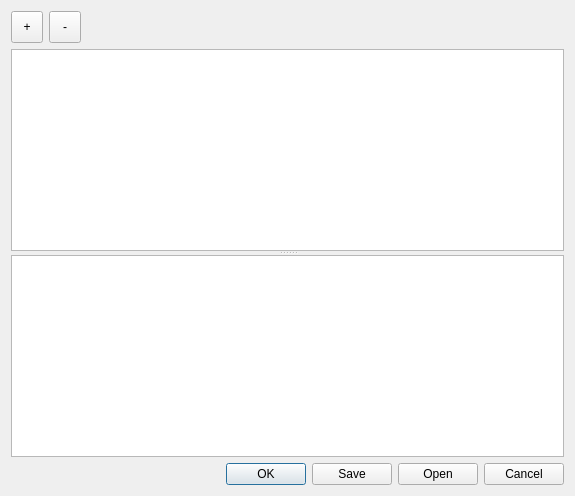
<?xml version="1.0" encoding="UTF-8"?>
<ui version="4.0">
 <class>CutListDialog</class>
 <widget class="QDialog" name="CutListDialog">
  <property name="geometry">
   <rect>
    <x>0</x>
    <y>0</y>
    <width>575</width>
    <height>496</height>
   </rect>
  </property>
  <property name="windowTitle">
   <string>Edit Cut List</string>
  </property>
  <layout class="QVBoxLayout" name="verticalLayout">
   <item>
    <layout class="QHBoxLayout" name="horizontalLayout">
     <item>
      <widget class="QToolButton" name="addButton">
       <property name="minimumSize">
        <size>
         <width>32</width>
         <height>32</height>
        </size>
       </property>
       <property name="text">
        <string>+</string>
       </property>
      </widget>
     </item>
     <item>
      <widget class="QToolButton" name="removeButton">
       <property name="minimumSize">
        <size>
         <width>32</width>
         <height>32</height>
        </size>
       </property>
       <property name="text">
        <string>-</string>
       </property>
      </widget>
     </item>
     <item>
      <spacer name="horizontalSpacer">
       <property name="orientation">
        <enum>Qt::Horizontal</enum>
       </property>
       <property name="sizeHint" stdset="0">
        <size>
         <width>40</width>
         <height>20</height>
        </size>
       </property>
      </spacer>
     </item>
    </layout>
   </item>
   <item>
    <widget class="QSplitter" name="splitter">
     <property name="orientation">
      <enum>Qt::Vertical</enum>
     </property>
     <widget class="QTableView" name="tableView"/>
     <widget class="QPlainTextEdit" name="logTextEdit">
      <property name="sizePolicy">
       <sizepolicy hsizetype="Expanding" vsizetype="Fixed">
        <horstretch>0</horstretch>
        <verstretch>0</verstretch>
       </sizepolicy>
      </property>
     </widget>
    </widget>
   </item>
   <item>
    <widget class="QDialogButtonBox" name="dialogButtonBox">
     <property name="standardButtons">
      <set>QDialogButtonBox::Cancel|QDialogButtonBox::Ok|QDialogButtonBox::Open|QDialogButtonBox::Save</set>
     </property>
    </widget>
   </item>
  </layout>
 </widget>
 <resources/>
 <connections/>
</ui>
